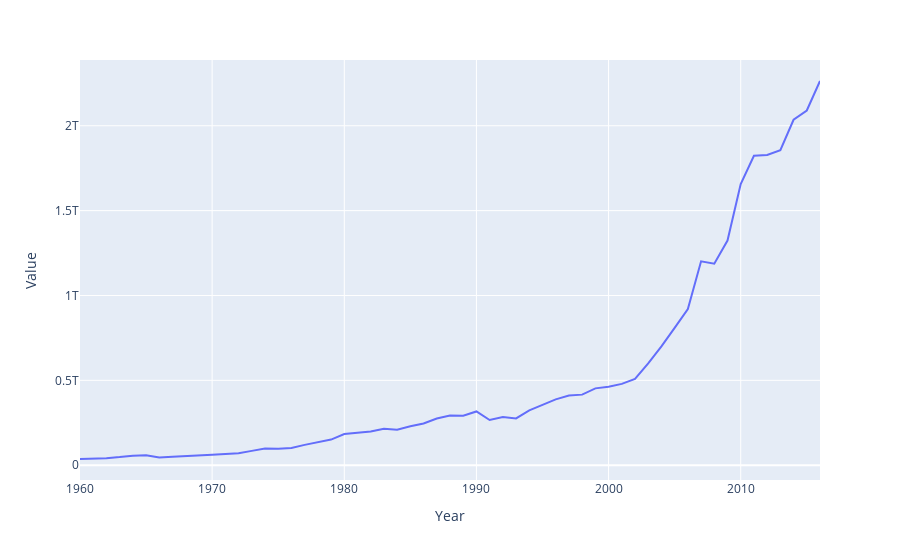

Notebook source saved alongside this figure:
### Code cell
fig_i = px.line(df_i, x = "Year", y = "Value")
fig_i
